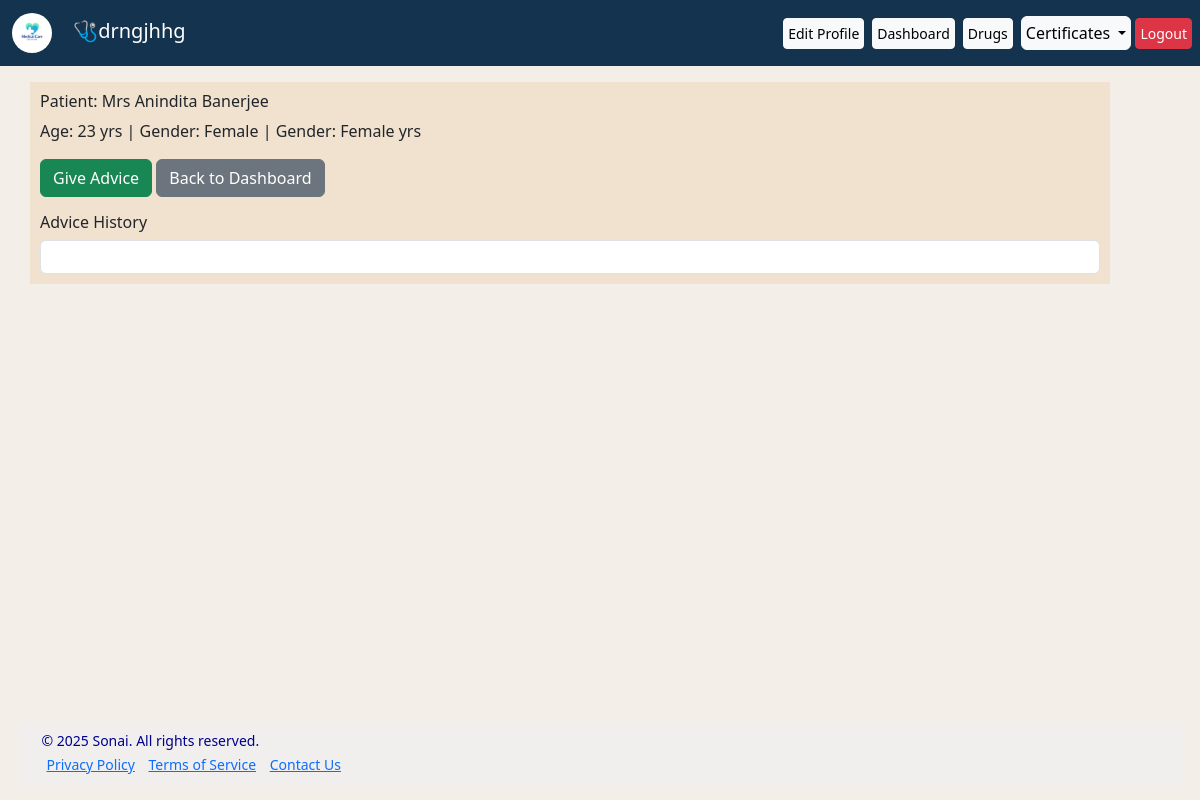
The page /advice/history/2 (signed in) on the database its author committed.
### models.py (models this page shows, shortened)
class User(db.Model, UserMixin):
    id = db.Column(db.Integer, primary_key=True)
    username = db.Column(db.String(20), unique=True, nullable=False)
    password_hash = db.Column(db.String(255), nullable=False)
    email = db.Column(db.String(120), unique=True, nullable=True)
    doc_mob = db.Column(db.String(20), unique=True, nullable=True)
    degree = db.Column(db.String(100), nullable=True)
    website = db.Column(db.String(100), nullable=True)
    reg_no = db.Column(db.String(50), unique=True, nullable=True)
    patients = db.relationship('Patient', backref='owner', lazy='dynamic')

class Patient(db.Model):
    id = db.Column(db.Integer, primary_key=True)
    name = db.Column(db.String(100), nullable=False)
    age = db.Column(db.Integer)
    gender = db.Column(db.String(100))
    address = db.Column(db.String(100))
    mob_no = db.Column(db.String(30))
    date_of_entry = db.Column(db.DateTime, default=datetime.utcnow)
    user_id = db.Column(db.Integer, db.ForeignKey('user.id'))
    advice = db.relationship('Advice', backref='patient')

class Advice(db.Model):
    id = db.Column(db.Integer, primary_key=True)
    timestamp = db.Column(db.DateTime, index=True, default=datetime.utcnow)
    patient_id=db.Column(db.Integer,db.ForeignKey('patient.id'))
    prescribed_drugs = db.relationship(
        'Drug',
        secondary=advice_drugs_association,
        backref=db.backref('advised', lazy='dynamic')
    )

### app.py (the view)
@app.route("/advice/history/<int:patient_id>")
@login_required
def advice_history(patient_id):
    patient = Patient.query.get_or_404(patient_id)
    advices = Advice.query.filter_by(patient_id=patient.id).order_by(Advice.timestamp.desc()).all()
    return render_template("advice_history.html", patient=patient, advices=advices)

### app.py (called while the page is built)
@login_manager.user_loader
def load_user(user_id):
    return User.query.get(int(user_id))

### templates/advice_history.html (shortened to what this page needs)
{% extends 'base.html' %}
{% block content %}
<div class="contain mt-2">
<h6>Patient: {{ patient.name }}</h6>
<p>
  {% if patient.age %}Age: {{ patient.age }} yrs{% endif %}
  {% if patient.gender %} | Gender: {{ patient.gender }}{% endif %}
   {% if patient.age %} | Gender: {{ patient.gender }} yrs{% endif %}
</p>
<a href="{{ url_for('give_advice', patient_id=patient.id) }}" class="btn btn-success mb-3">Give Advice</a>
<a href="{{ url_for('dashboard') }}" class="btn btn-secondary text-end mb-3">Back to Dashboard</a>
<h6>Advice History</h6>
{% if advices %}
  <ul class="list-group">
    {% for advice in advices %}
      <li class="list-group-item">
      </li>
    {% endfor %}
  </ul>
{% else %}
  <p>No advices added yet.</p>
{% endif %}
</div>
{% endblock %}

### templates/base.html (shortened to what this page needs)
<!DOCTYPE html>
<html lang="en">
<head>
    <link rel="stylesheet" href="https://cdn.jsdelivr.net/npm/bootstrap-icons@1.11.3/font/bootstrap-icons.min.css">
    <link href="https://cdn.jsdelivr.net/npm/bootstrap@5.3.0/dist/css/bootstrap.min.css" rel="stylesheet">
</head>
<body>
    <nav class="navbar navbar-expand-lg navbar-dark mb-0">
    <div class="container-fluid d-flex justify-content-between align-items-center">
        <a class="navbar-brand me-auto" href="#">
             <img src="{{ url_for('static',filename='logo.png') }}" style="height:40px; border-radius: 30px;" alt="Logo" class="me-3"/>
           <span>🩺{{current_user.username}}</span>
        </a>
   </div>
        <div class="collapse navbar-collapse align-items-end" id="navbarNav">
            <ul class="navbar-nav d-flex align-items-center ms-auto">
                {% if current_user.is_authenticated %}
                <li class="nav-item">
                    <a class="btn btn-sm btn-light me-2 p-1" href="{{ url_for('edit_doctor', doctor_id=current_user.id) }}">Edit Profile</a>
                </li>
                <li class="nav-item"><a class="btn btn-sm btn-light me-2 p-1" href="{{ url_for('dashboard') }}"  class="btn btn-sm btn-primary p-1">Dashboard</a>
                    </li>
                    <li class="nav-item"> <a class="btn btn-sm btn-light me-2 p-1" href="{{ url_for('manage_drugs') }}" class="btn btn-sm btn-primary p-1">Drugs</a>
                   </li>
                <li class="nav-item dropdown">
                   <a class=" certBtn btn btn-primary btn-light me-1 p-1 dropdown-toggle" href="#" role="button" id="certificatesDropdown" data-bs-toggle="dropdown" aria-expanded="false">
                              Certificates </a>
</li>
                <li class="nav-item">
                    <a class="btn btn-sm btn-danger me-2 p-1" href="{{ url_for('logout') }}">Logout</a>
                </li>
                {% else %}
                <li class="nav-item">
                    <a class="btn btn-sm btn-light" href="{{ url_for('login') }}">Login</a>
                </li>
                {% endif %}
            </ul>
        </div>
</nav>
<div class="content">
    {% block content %} {% endblock %}
</div>
<footer class="footer px-4">
    <div class="footer-content">
        <p>&copy; 2025 Sonai. All rights reserved.</p>
        <div class="footer-links">
            <a href="#">Privacy Policy</a>
            <a href="#">Terms of Service</a>
            <a href="#">Contact Us</a>
        </div>
    </div>
</footer>
</body>
</html>

### templates/base.html (style rules this page uses)
body { margin: 0; padding: 0; background-color: rgb(243, 238, 231); display: flex; flex-direction: column; min-height: 100vh; }
ul, li { text-decoration:none ; list-style: none; }
.btn { white-space: nowrap; max-width: max-content; }
.footer { background-color: rgb(241, 239, 237); color: darkblue; padding: 1rem 1.5rem; font-size: 0.875rem; line-height: 0.5rem; margin: auto; width:calc(100% - 35px); margin-top: auto; margin-bottom: 15px; }
.footer-links a { max-width: 800px; margin: 0 auto; padding: 5px; }
.navbar { background-color: #13334e; margin-bottom: 0; }

### templates/advice_history.html (style rules this page uses)
.contain { background-color: rgb(241, 226, 208); margin-left: 30px; width: 90%; padding: 10px; }

### rows shown on the page
User: username "drngjhhg"
Patient: name "Mrs Anindita Banerjee", age "23", gender "Female"
